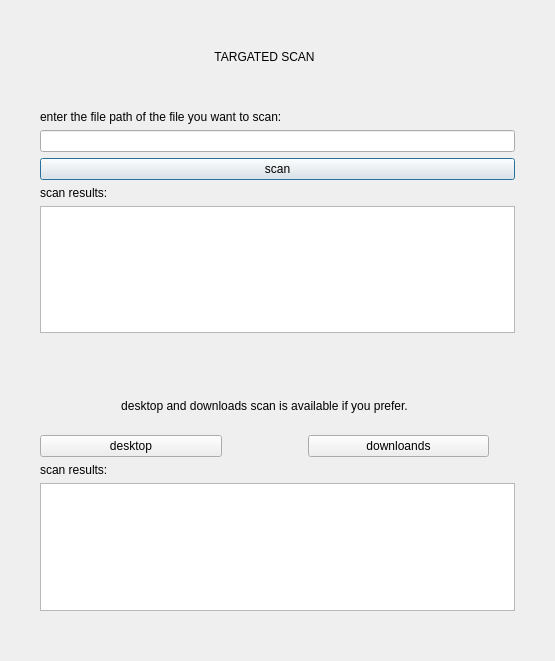
<?xml version="1.0" encoding="UTF-8"?>
<ui version="4.0">
 <class>Dialog</class>
 <widget class="QDialog" name="Dialog">
  <property name="geometry">
   <rect>
    <x>0</x>
    <y>0</y>
    <width>555</width>
    <height>661</height>
   </rect>
  </property>
  <property name="windowTitle">
   <string>Dialog</string>
  </property>
  <property name="styleSheet">
   <string notr="true"/>
  </property>
  <layout class="QGridLayout" name="gridLayout">
   <property name="leftMargin">
    <number>40</number>
   </property>
   <property name="topMargin">
    <number>50</number>
   </property>
   <property name="rightMargin">
    <number>40</number>
   </property>
   <property name="bottomMargin">
    <number>50</number>
   </property>
   <item row="1" column="0">
    <spacer name="verticalSpacer_2">
     <property name="orientation">
      <enum>Qt::Vertical</enum>
     </property>
     <property name="sizeType">
      <enum>QSizePolicy::Minimum</enum>
     </property>
     <property name="sizeHint" stdset="0">
      <size>
       <width>20</width>
       <height>40</height>
      </size>
     </property>
    </spacer>
   </item>
   <item row="5" column="0" colspan="2">
    <widget class="QPlainTextEdit" name="other_scan_result_plainTextEdit"/>
   </item>
   <item row="4" column="0">
    <widget class="QLabel" name="label_5">
     <property name="styleSheet">
      <string notr="true">font: 63 8.5pt &quot;Yu Gothic UI Semibold&quot;;</string>
     </property>
     <property name="text">
      <string>scan results:</string>
     </property>
    </widget>
   </item>
   <item row="6" column="1">
    <spacer name="verticalSpacer_5">
     <property name="orientation">
      <enum>Qt::Vertical</enum>
     </property>
     <property name="sizeHint" stdset="0">
      <size>
       <width>20</width>
       <height>40</height>
      </size>
     </property>
    </spacer>
   </item>
   <item row="2" column="0" colspan="2">
    <layout class="QVBoxLayout" name="verticalLayout">
     <item>
      <widget class="QLabel" name="label">
       <property name="sizePolicy">
        <sizepolicy hsizetype="Minimum" vsizetype="Fixed">
         <horstretch>0</horstretch>
         <verstretch>0</verstretch>
        </sizepolicy>
       </property>
       <property name="styleSheet">
        <string notr="true">font: 63 8.5pt &quot;Yu Gothic UI Semibold&quot;;</string>
       </property>
       <property name="text">
        <string>enter the file path of the file you want to scan:</string>
       </property>
       <property name="alignment">
        <set>Qt::AlignLeading|Qt::AlignLeft|Qt::AlignVCenter</set>
       </property>
      </widget>
     </item>
     <item>
      <widget class="QLineEdit" name="to_scan_filePath_lineEdit">
       <property name="sizePolicy">
        <sizepolicy hsizetype="Expanding" vsizetype="Minimum">
         <horstretch>0</horstretch>
         <verstretch>0</verstretch>
        </sizepolicy>
       </property>
      </widget>
     </item>
     <item>
      <widget class="QPushButton" name="scan_path_pushButton">
       <property name="sizePolicy">
        <sizepolicy hsizetype="Expanding" vsizetype="Expanding">
         <horstretch>0</horstretch>
         <verstretch>0</verstretch>
        </sizepolicy>
       </property>
       <property name="styleSheet">
        <string notr="true">font: 63 8.5pt &quot;Yu Gothic UI Semibold&quot;;</string>
       </property>
       <property name="text">
        <string>scan</string>
       </property>
      </widget>
     </item>
     <item>
      <widget class="QLabel" name="label_4">
       <property name="styleSheet">
        <string notr="true">font: 63 8.5pt &quot;Yu Gothic UI Semibold&quot;;</string>
       </property>
       <property name="text">
        <string>scan results:</string>
       </property>
      </widget>
     </item>
     <item>
      <widget class="QPlainTextEdit" name="targated_scan_results_plainTextEdit"/>
     </item>
    </layout>
   </item>
   <item row="3" column="0">
    <layout class="QVBoxLayout" name="verticalLayout_2">
     <item>
      <spacer name="verticalSpacer_3">
       <property name="orientation">
        <enum>Qt::Vertical</enum>
       </property>
       <property name="sizeType">
        <enum>QSizePolicy::Minimum</enum>
       </property>
       <property name="sizeHint" stdset="0">
        <size>
         <width>30</width>
         <height>60</height>
        </size>
       </property>
      </spacer>
     </item>
     <item>
      <widget class="QLabel" name="label_3">
       <property name="styleSheet">
        <string notr="true">font: 63 8.5pt &quot;Yu Gothic UI Semibold&quot;;</string>
       </property>
       <property name="text">
        <string>desktop and downloads scan is available if you prefer.</string>
       </property>
       <property name="alignment">
        <set>Qt::AlignCenter</set>
       </property>
      </widget>
     </item>
     <item>
      <spacer name="verticalSpacer">
       <property name="orientation">
        <enum>Qt::Vertical</enum>
       </property>
       <property name="sizeType">
        <enum>QSizePolicy::Minimum</enum>
       </property>
       <property name="sizeHint" stdset="0">
        <size>
         <width>4</width>
         <height>16</height>
        </size>
       </property>
      </spacer>
     </item>
     <item>
      <layout class="QHBoxLayout" name="horizontalLayout">
       <item>
        <widget class="QPushButton" name="scan_desktop_pushButton">
         <property name="sizePolicy">
          <sizepolicy hsizetype="Expanding" vsizetype="Fixed">
           <horstretch>0</horstretch>
           <verstretch>0</verstretch>
          </sizepolicy>
         </property>
         <property name="styleSheet">
          <string notr="true">font: 63 8.5pt &quot;Yu Gothic UI Semibold&quot;;</string>
         </property>
         <property name="text">
          <string>desktop</string>
         </property>
        </widget>
       </item>
       <item>
        <spacer name="horizontalSpacer_2">
         <property name="orientation">
          <enum>Qt::Horizontal</enum>
         </property>
         <property name="sizeType">
          <enum>QSizePolicy::Minimum</enum>
         </property>
         <property name="sizeHint" stdset="0">
          <size>
           <width>80</width>
           <height>20</height>
          </size>
         </property>
        </spacer>
       </item>
       <item>
        <widget class="QPushButton" name="scan_downloads_pushButton">
         <property name="sizePolicy">
          <sizepolicy hsizetype="Expanding" vsizetype="Fixed">
           <horstretch>0</horstretch>
           <verstretch>0</verstretch>
          </sizepolicy>
         </property>
         <property name="styleSheet">
          <string notr="true">font: 63 8.5pt &quot;Yu Gothic UI Semibold&quot;;</string>
         </property>
         <property name="text">
          <string>downloands</string>
         </property>
        </widget>
       </item>
      </layout>
     </item>
    </layout>
   </item>
   <item row="0" column="0">
    <widget class="QLabel" name="label_2">
     <property name="styleSheet">
      <string notr="true">font: 8pt &quot;8514oem&quot;;</string>
     </property>
     <property name="text">
      <string>TARGATED SCAN</string>
     </property>
     <property name="alignment">
      <set>Qt::AlignCenter</set>
     </property>
    </widget>
   </item>
  </layout>
 </widget>
 <resources/>
 <connections/>
</ui>
